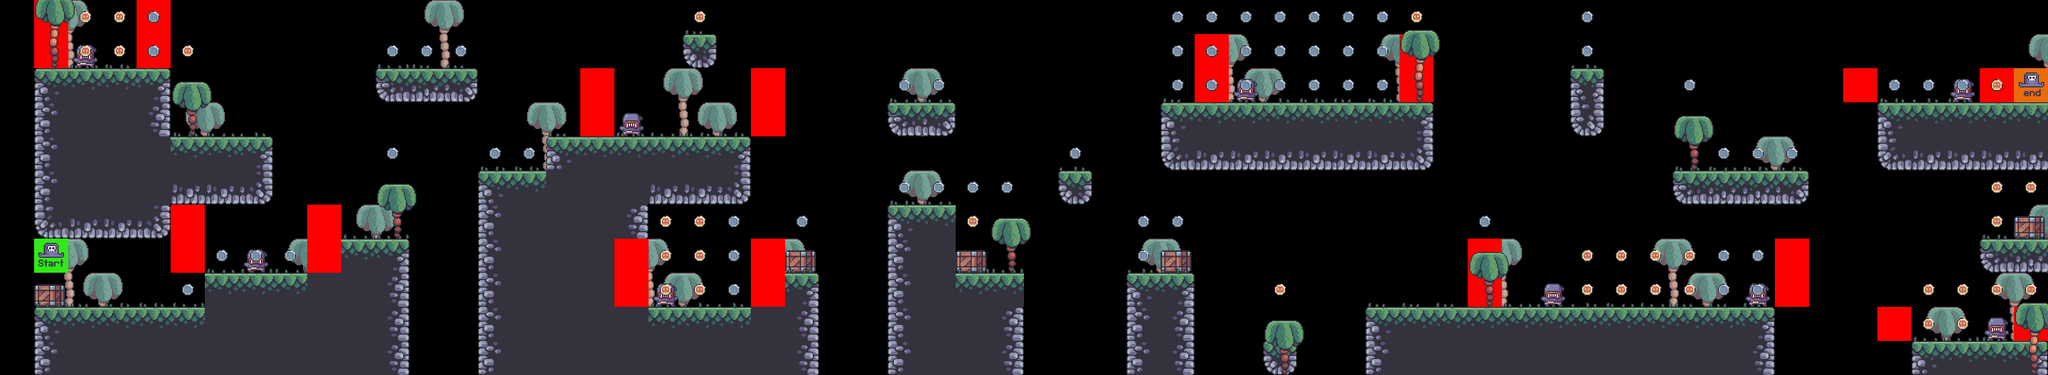

Below is a game level as drawn by its tile map, then a one-line description and the .tmx that defines it (tile-layer data replaced by summaries):
An orthogonal 60x11 tile map with 64x64 px tiles, 9 tile layers (bg_palms, terrain, crates, grass, ...), 7 tilesets.

<map version="1.10" tiledversion="1.10.1" orientation="orthogonal" renderorder="right-down" width="60" height="11" tilewidth="64" tileheight="64" infinite="0" nextlayerid="28" nextobjectid="1">
 <editorsettings>
  <export target="../0/level_0.csv" format="csv" />
 </editorsettings>
 <tileset firstgid="1" source="../tilesets/terrain_tiles.tsx" />
 <tileset firstgid="17" source="../tilesets/coin_tiles.tsx" />
 <tileset firstgid="19" source="../tilesets/grass_tiles.tsx" />
 <tileset firstgid="24" source="../tilesets/palms.tsx" />
 <tileset firstgid="27" source="../tilesets/crates.tsx" />
 <tileset firstgid="28" source="../tilesets/player_tiles.tsx" />
 <tileset firstgid="30" source="../tilesets/enemy_tiles.tsx" />
 <layer id="5" name="bg_palms" width="60" height="11">
  <data>[660 cells, 28 non-empty, 1 distinct tile ids]</data>
 </layer>
 <layer id="1" name="terrain" width="60" height="11">
  <data>[660 cells, 200 non-empty, 15 distinct tile ids]</data>
 </layer>
 <layer id="6" name="crates" width="60" height="11">
  <data>[660 cells, 10 non-empty, 1 distinct tile ids]</data>
 </layer>
 <layer id="3" name="grass" width="60" height="11">
  <data>[660 cells, 81 non-empty, 5 distinct tile ids]</data>
 </layer>
 <layer id="8" name="enemies" width="60" height="11">
  <data>[660 cells, 9 non-empty, 1 distinct tile ids]</data>
 </layer>
 <layer id="9" name="constraints" width="60" height="11">
  <data>[660 cells, 28 non-empty, 1 distinct tile ids]</data>
 </layer>
 <layer id="4" name="fg_palms" width="60" height="11">
  <data>[660 cells, 9 non-empty, 2 distinct tile ids]</data>
 </layer>
 <layer id="2" name="coins" width="60" height="11">
  <data>[660 cells, 95 non-empty, 2 distinct tile ids]</data>
 </layer>
 <layer id="7" name="player" width="60" height="11">
  <data>[660 cells, 2 non-empty, 2 distinct tile ids]</data>
 </layer>
</map>
